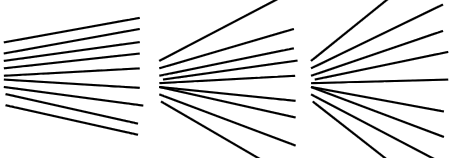
%> input picture examples/lines.png, 454 x 158 px
$ octave example01_STanalysis.m   (GNU Octave 9; MATLAB toolbox functions it lacks are replaced by stand-ins)
%> lines starting %> are read from the running program, lines starting %| are printed output that depends on the picture
%> further down, I is the input picture: size 158x454x3 uint8; min 0, max 255, mean 227.3
### src/Preprocessing/PreprocessInputImage.m
function [Iout] = PreprocessInputImage(Iin)
% Preprocessing for the HistologyImgProcToolbox.
%
% [Iout] = PreprocessInputImage(Iin)
%
% INPUT:
% Iin, a gray scale or RGB image as returned by imread().
% It must be either a 2D (gray scale) or 3D (RGB) image.
%
% OUTPUT:
% Iout, preprocessed version of Iin.
% Iout is the conversion of Iin to gray scale first (if Iin is RGB) and
% then to double precision. It will be a matrix of double precision data
% with size size(Iin,1) x size(Iin,2)
%
% WARNING:
% PreprocessInputImage() will only deal with 2D or 3D inputs.
% A 2D input will be considered as a gray scale image.
% A 3D input will be considered as a RGB image.
%
% Author: Francesco Grussu, <f.grussu@ucl.ac.uk> <francegrussu@gmail.com>
%         UCL Institute of Neurology, University College London
%         London, United Kingdom
%
%         Code developed between January 2013 and July 2016

%%% Check for errors

% Throw an error in case of wrong number of input parameters
if(nargin~=1)
    error('PreprocessInputImage(): wrong number of input arguments.');
end

% Throw an error in case input image is not numeric
if( isnumeric(Iin)~=1)
    error('PreprocessInputImage(): input image must be numeric.');
end

% Throw an error in case input image is not 2D (gray scale) or 3D (RGB)
if( ( length(size(Iin))>3 ) || (isvector(Iin)==1)  )
    error('PreprocessInputImage(): input image must be either 2D (grayscale) or 3D (RGB).');
end

%%% Convert image to gray scale (if rgb) and then to double precision
if(length(size(Iin))==2)  % Gray scale image
   Iout = double(Iin);
elseif(length(size(Iin))==3) % RGB image
   Iout = double(rgb2gray(Iin));
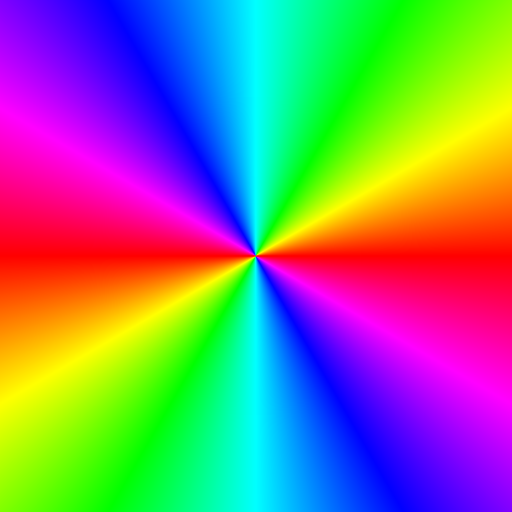
%> input picture examples/HueCircleFull_alpha_Theta0Red_ThetaPiRed.png, 1023 x 1024 px (shown at 1/2 size)
%> further down, ColourWheel is the input picture: size 1024x1023x3 uint8; mean R, G, B 127.6, 127.4, 127.4
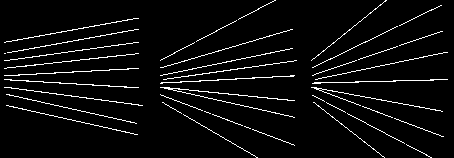
%> input picture examples/lines_binarymask.png, 454 x 158 px
end


end

### src/ImageAnalysis/ApplyStructureTensorStruct.m
function [SToutput] = ApplyStructureTensorStruct(img,STinput,varargin)
% Perform Structure Tensor (ST) analysis on a gray scale double prec. image
%
% [SToutput] = ApplyStructureTensorStruct(img,STinput)
% [SToutput] = ApplyStructureTensorStruct(img,STinput,nWorkers)
%
% INPUTS
% img:     it is a gray scale image in double precision format, for instance as
%          provided by the PreprocessInputImage() function.
%
% STinput: a ST struct, for instance as returned by CreateStructureTensorStruct().
%
% nWorkers: optional input which specifies the number of cores to be used
%           if parallel computing is needed.
%
% OUTPUT
% SToutput: a copy of STinput with the following fields.
%
%           1) field Tensor.Orientation will be contain with the primary
%              orientation of the ST. It is a RxC matrix, where each
%              element (r,c) is the orientation at location (r,c), ranging
%              in [0; pi] radians.
%
%           2) Tensor.AI will be contain the anisotropy index (AI) of the ST.
%              It is a a RxC matrix, where each element (r,c) is a the AI
%              at location (r,c), defined as
%
%                              (L1 - L2)/(L1 + L2) .
%
%              Being L1>=L2 the two eigenvalues of the ST at location
%              (r,c).
%
%
% ALGORITHM
% For each pixel of input image img, the ST is defined as the 2x2 matrix
%
%      | Jxx  Jxy |
% J =  |          |
%      | Jxy  Jyy |
%
% with
%      Jxx = w * (Ix Ix)
%      Jxy = w * (Ix Iy)
%      Jyy = w * (Iy Iy)
%
% Above,
% * is the convolution operator;
%
%
% w is an isotropic Gaussian kernel with standard deviation s;
%
%
% Ix and Iy are estimates of the partial derivatives of
% img with respect to x and y, obtained convolving img
% with derivative of Gaussian (DoG) kernels.
%
%
% For a given J, the anisotropy index is
%
%   AI = (L1 - L2)/(L1 + L2)
%
% having defined L1 and L2 as the largest and smallest eigenvalues of J.
%
% The primary orientation of J in degrees is defined as the orientation of
% the eigenvector associated to L2, in the range [0; pi] degrees.
%
%
% REFERENCES
% [1] Matthew D. Budde and Joseph A. Frank, NeuroImage, Volume 63, Issue 1,
% 15 October 2012, Pages 1 - 10:
% "Examining brain microstructure using structure tensor analysis of
%  histological sections".
%
% [2] Josef Bigun and Gosta H. Granlund, Proceedings of the IEEE, first
% International Conference on Computer Vision, London, June 1987:
% "Optimal orientation detection of linear simmetry".
%
%
% Author: Francesco Grussu, <f.grussu@ucl.ac.uk> <francegrussu@gmail.com>
%         UCL Institute of Neurology, University College London
%         London, United Kingdom
%
%         Code developed between January 2013 and July 2016

%%% Check for errors

% Throw an error in case of wrong number of input parameters
if((nargin~=2)&&(nargin~=3))
    error('ApplyStructureTensorStruct(): wrong number of input arguments.');
end

% Throw an error in case input image is not numeric
if( (isnumeric(img)~=1)||(size(img,3)~=1))
    error('ApplyStructureTensorStruct(): input image must be 2D numeric.');
end

% Throw an error in case input image is not 2D (gray scale).
if( ( length(size(img))>2 ) || (isvector(img)==1)  )
    error('ApplyStructureTensorStruct(): input image must be 2D (grayscale, single or double precision).');
end

%%% Evaluate ST for input image

% Allocate empty fields
[R,C] = size(img);
SToutput = STinput;
img = single(img);
SToutput.Tensor.Orientation = zeros(R,C,'single');
SToutput.Tensor.AI = zeros(R,C,'single');

% Calculate spatial derivatives with respect to x and y employing DoG
% kernels
dImage_dx = filter2(single(SToutput.DoGxKernel),img);
dImage_dy = filter2(single(SToutput.DoGyKernel),img);
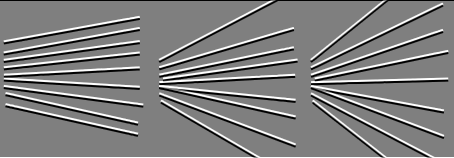
%> dImage_dy: size 158x454 single; min -8.04, max 8.04, mean 0.0005; drawn with min black and max white

clear img   % Release some memory

% Calculate the ST integrating neighbourhood information from the spatial
% derivatives. Use filter2() with SToutput.GaussianKernel as set of filter
% coefficients (such filter is isotropic and both filter2() and conv2()
% would work the same way).
Ixx = (dImage_dx).*(dImage_dx);
Ixy = (dImage_dx).*(dImage_dy);
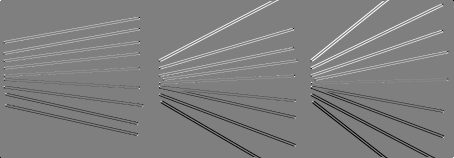
%> Ixy: size 158x454 single; min -64.46, max 64.46, mean 0.1; drawn with min black and max white
Iyy = (dImage_dy).*(dImage_dy);

clear dImage_dx dImage_dy   % Release some memory

Jxx = filter2(single(SToutput.GaussianKernel),Ixx);
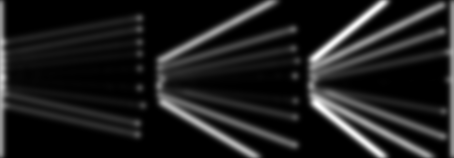
%> Jxx: size 158x454 single; min 1.84e-15, max 14.67, mean 1.74; drawn with min black and max white
Jxy = filter2(single(SToutput.GaussianKernel),Ixy);
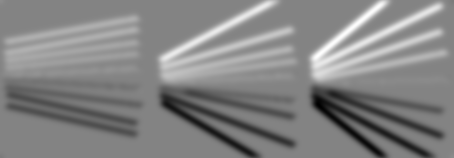
%> Jxy: size 158x454 single; min -17.43, max 16.34, mean 0.0854; drawn with min black and max white
Jyy = filter2(single(SToutput.GaussianKernel),Iyy);

clear Ixx Ixy Iyy   % Release some memory

%%% Evaluate ST eigensystem. If L1 and L2 are ST eigenvalues, arrange data s.t. L1 >= L2 .

% Loop through all possible 2x2 ST at all locations: calculate the
% eigensystem

% Implementation without parallel computing
if nargin==2
    dummyEigenvalues11 = zeros(R,C,'single');
    dummyEigenvalues22 = zeros(R,C,'single');
    for rr=1:R
        for cc=1:C
            % Get eigensystem
            J_rr_cc = [Jxx(rr,cc) Jxy(rr,cc); Jxy(rr,cc) Jyy(rr,cc)];
            Vals = eig(J_rr_cc);
            % Arrange data s.t. first eigenvalue is bigger than second one
            dummyEigenvalues11(rr,cc) = single(Vals(2));
            dummyEigenvalues22(rr,cc) = single(Vals(1));
        end
    end
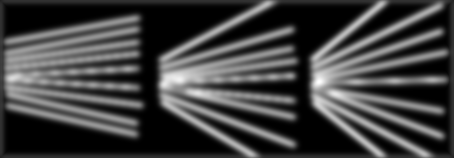
%> dummyEigenvalues11: size 158x454 single; min 4.25e-15, max 44.11, mean 11.3; drawn with min black and max white

% Implementation with parallel computing
elseif nargin==3

    % Total number of pixels
    totParIter = R*C;

    % Create pointers to the row and column positions (use appropiate data
    % type to save memory)
    if(R<2^8)
       rowPtr = uint8( reshape( repmat( 1:R , C , 1 ) , 1 , totParIter ) ); % Pointer to rows;
    elseif((R>=2^8)&&(R<2^16))
       rowPtr = uint16( reshape( repmat( 1:R , C , 1 ) , 1 , totParIter ) ); % Pointer to rows;
    elseif((R>=2^16)&&(R<2^32))
       rowPtr = single( reshape( repmat( 1:R , C , 1 ) , 1 , totParIter ) ); % Pointer to rows;
    elseif(R>=2^32)
       rowPtr = reshape( repmat( 1:R , C , 1 ) , 1 , totParIter ) ; % Pointer to rows;
    end

    if(C<2^8)
       colPtr = uint8( repmat( 1:C , 1 , R ) );  % Pointer to columns
    elseif((C>=2^8)&&(C<2^16))
       colPtr = uint16( repmat( 1:C , 1 , R ) );  % Pointer to columns
    elseif((C>=2^16)&&(C<2^32))
       colPtr = single( repmat( 1:C , 1 , R ) );  % Pointer to columns
    elseif(C>=2^32)
       colPtr = repmat( 1:C , 1 , R );  % Pointer to columns
    end

    % Dummy variabls for the parfor loop
    dummyEigenvalues11 = zeros(1,totParIter,'single');
    dummyEigenvalues22 = zeros(1,totParIter,'single');

    % Number of cores to be used
    nWorkers = varargin{1};

    % Open the matlab pool with nWorkers cores
    versStr = version;
    versStr = versStr(end-7:end-2); versStr = str2num(versStr);
    if(versStr<2014)
        matlabpool('open',nWorkers);   % Syntax for previous versions
    else
        myPool = parpool(nWorkers);    % Syntax for versions 2014 or older
    end

    % Loop through different voxels: fix a row, go through columns; update row
    parfor vv=1:totParIter
           % Get pointers to row and column
           rr = rowPtr(vv);
           cc = colPtr(vv);
           % Get eigensystem at the current location
           J_rr_cc = [Jxx(rr,cc) Jxy(rr,cc); Jxy(rr,cc) Jyy(rr,cc)];
           Vals = eig(J_rr_cc);
           % Arrange data s.t. first eigenvalue is bigger than second one, copying data in two dummy buffers
           dummyEigenvalues11(vv) = single(Vals(2));
           dummyEigenvalues22(vv) = single(Vals(1));
    end


    % Close the matlab pool since the job is done
    if(versStr<2014)
        matlabpool close force;   % Syntax for previous versions
    else
        delete(myPool);           % Syntax for versions 2014 or older
    end

    clear rowPtr colPtr   % Release memory

    % Reconstruct the 4D data structure storing the eigensystem
    dummyEigenvalues11 = transpose( reshape(dummyEigenvalues11,C,R) );
    dummyEigenvalues22 = transpose( reshape(dummyEigenvalues22,C,R) );

end

%%% Calculate ST metrics (orientation and AI).

% Primary orientation calculated according to reference [2] but with a tiny correction:
% the published algorithm is modified slightly to get angles in the range
% [0; pi] radians, whereas in the original work they are mapped onto [-pi; pi] radians
bufferPhi = 0.5*angle( ( Jyy - Jxx  ) + 1i*2*Jxy);  % Apply Bigun and Grandlund formula (ref [2]) providing anles in [-pi;pi]
%> (the rest of the program and of its run is left out)
